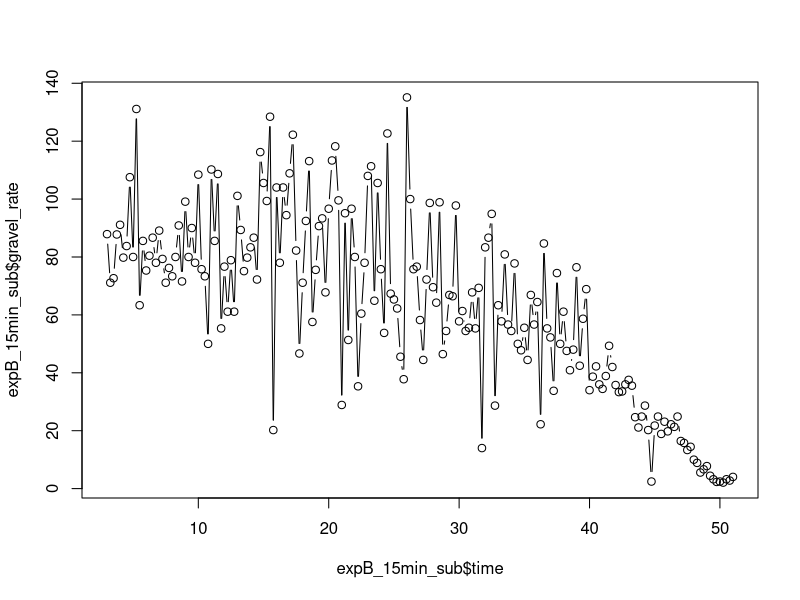
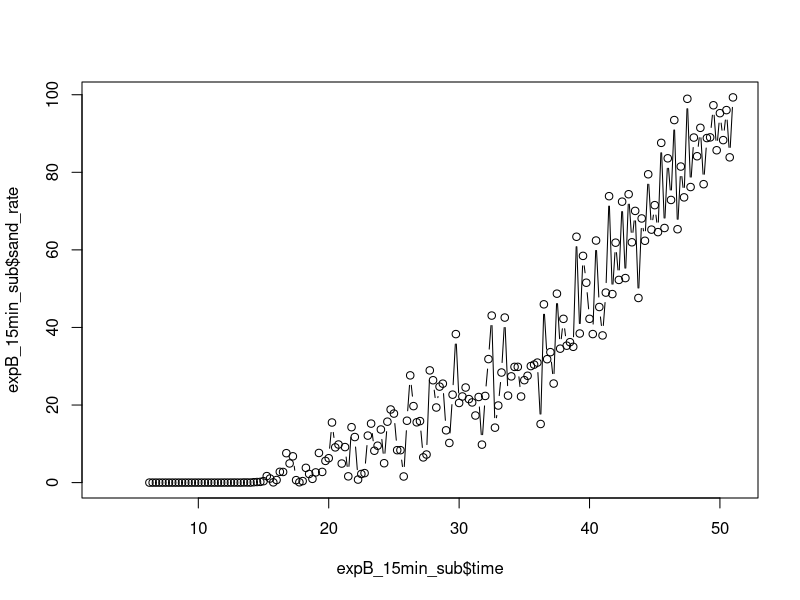
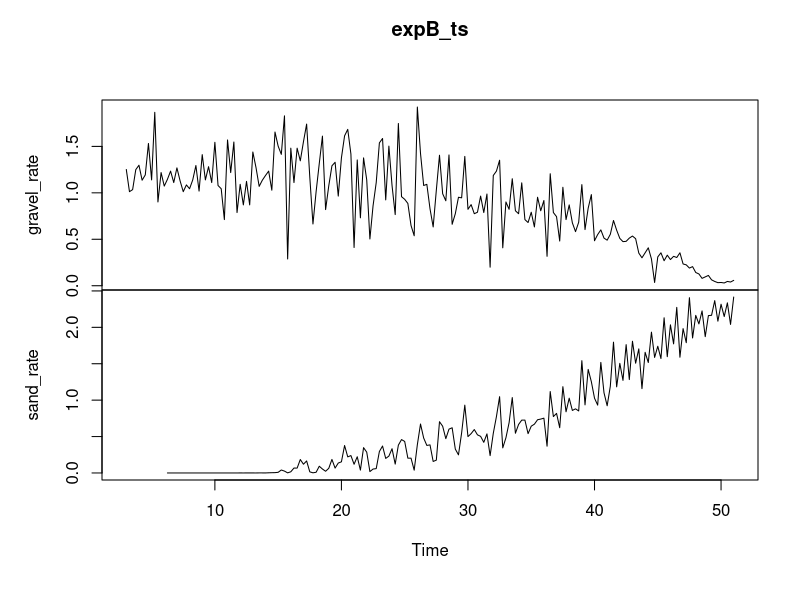

Source code (R) for these figures, in order: (Note: this script raises an error after producing the figures.)

# Read Marwan's data, subset and rename 5 columns ------------------------------

# Load Experiment B. Gravel feed begins at 86.58 g/ms and decreases to 0 g/ms,
# while the sand feed starts at 0 g/ms and increases to 86.58 g/ms. The
# experiment was run for 51 hrs with a data point every 15 min.

expB_15min <- read.csv("ExpB-15min.csv", header=TRUE)
head(expB_15min)
expB_15min_sub <- expB_15min[,c(2,9,12,11,13)]
head(expB_15min_sub)
colnames(expB_15min_sub) <- c("time","gravel_rate","gravel_feed","sand_rate","sand_feed")
head(expB_15min_sub)
good <- complete.cases(expB_15min_sub)
expB_15min_sub <- expB_15min_sub[good,]
expB_15min_sub <- expB_15min_sub[3:195,]
expB_15min_sub$sand_rate <- ifelse(expB_15min_sub$sand_feed == 0, NA, expB_15min_sub$sand_rate)
head(expB_15min_sub)

plot(expB_15min_sub$time,expB_15min_sub$gravel_rate,type="b")
plot(expB_15min_sub$time,expB_15min_sub$sand_rate,type="b")

# Scale the data by the RMS of the distribution:
expB_dat <- expB_15min_sub[,c(2,4)]
norm_expB_dat <- sqrt(colMeans(expB_dat^2,na.rm=T))
expB_dat_n <- sweep(expB_dat, 2, norm_expB_dat, "/")

# Create the timeseries:
expB_ts <- ts(data = expB_dat_n, start = 3, frequency = 4)
head(expB_ts)
tail(expB_ts)
plot(expB_ts)

# Set window length (see Golyandina, N., Korobeynikov, A., Shlemov, A., Usevich,
# K., 2013. Multivariate and 2D Extensions of Singular Spectrum Analysis with the
# Rssa Package. arXiv. doi:10.18637/jss.v067.i02):
N_expB <- length(expB_ts[,1])
s_expB <- length(expB_ts[1,])
window_length <- round(s_expB*(N_expB+1)/(s_expB+1))
print(window_length)


# Basic MSSA -------------------------------------------------------------------

s_expB <- ssa(expB_ts, L=window_length, kind="mssa") # Create an SSA object
s_expB # Look inside the SSA object for relevant details
plot(s_expB) # These are the eignevalues
plot(s_expB, type = "vectors", idx = 1:12) # These are the first eigenvectors given by the vector indicies
plot(s_expB, type = "paired", idx = 1:12, plot.contrib = FALSE) # These are the pairs of eigenvectors -- the 'groups' arguement specifies the grouping plot
plot(wcor(s_expB)) # This produces a w-correlation matrix
grouping.auto(s_expB, grouping.method = c("wcor"))

# Stop an determine the eigenvectors that represent the trend:
s_expB_recon <- reconstruct(s_expB, groups = list(1:2)) #list the eigenvectors that represent the trend -- "s_expB_recon" contains the residuals
expB_trend <- s_expB_recon$F1 #feature vector 1 (F1) represents eignevector 1, while F2 represents eigenvector 2... add additional vectors as needed if the trend is represented by multiple eigenvectos (e.g. s_expB_recon$F1 + s_expB_recon$F2...)
plot(expB_trend) #plot the trend
plot(expB_ts)

# Extract the residuals from the trend:
s_expB_res <- residuals(s_expB_recon) # Extract the residuals
plot(s_expB_res) # Plot the results and look for cyclical behavoir in the data
period_expB <- spec.pgram(s_expB_res, spans = 3, detrend = FALSE, log = "no", na.action = na.omit) # Plot a periodogram and look for periods in the data
period_expB # Looks like a period at 15 hours

# Stop and determine the best choice for L:
s2_expB <- ssa(s_expB_res, L=window_length, kind="mssa") # For better seperatebility, set "L" to the maximium value of "N/2" and evenly divisible by the period
plot(s2_expB) #these are the eignevalues
plot(s2_expB, type = "vectors", idx = 1:12)
plot(s2_expB, type = "paired", idx =1:12, plot.contrib = FALSE)
plot(wcor(s2_expB, groups = as.list(1:16)))
grouping.auto(s2_expB, grouping.method = c("wcor"))

# Stop an determine the eigenvectors that represent the seasonal component:
seasons_expB <- reconstruct(s2_expB, groups = list(2:3,4:5))
parestimate(s2_expB, groups = list(2:3,4:5), method = "esprit")
plot(seasons_expB)
saveRDS(seasons_expB, "output/seasons_expB.rds")

# For convience, repeat the reconstruction in one step:
recon_expB <- reconstruct(s_expB,
                     groups = list(Trend = 1:2, Seasonality = c(4:5,6:7)))

recon_expB_final <- plot(recon_expB, plot.method = "xyplot", superpose = FALSE,
     auto.key = list(columns = 3),
     col = c("blue", "green", "red", "violet"),
     lty = c(rep(1, 4), rep(2, 4), rep(3, 4)))

print(recon_expB_final)
saveRDS(recon_expB_final, "output/recon_expB_final.rds")


# Examine the noise ------------------------------------------------------------

# Noise Envelope:
res_expB <- residuals(recon_expB) #extract the residuals
env_expB <- ssa(res_expB^2, L=12)
rsd_expB <- sqrt(reconstruct(env_expB, groups=list(1))$F1)

par(mfrow=c(2,1))
g.noise.plot(res_expB,rsd_expB)
s.noise.plot(res_expB,rsd_expB)

saveRDS(res_expB, "output/res_expB.rds")
saveRDS(rsd_expB, "output/rsd_expB.rds")


# Test for white noise
parestimate(s_expB, groups = list(Trend = 1:2, Seasonality = c(4:5,6:7,8:11)),method = "esprit")

# https://robjhyndman.com/hyndsight/ljung-box-test/ For seasonal time series, use h = min(2m,T/5) where T = length of record; m = period of seasonality; h = no. lags to test

Box.test(res_expB[,1],type="Ljung",lag=12)
# Reject the null hypothesis...The gravel data are not independently distributed; they exhibit serial correlation

Box.test(res_expB[,2],type="Ljung",lag=12)
# Reject the null hypothesis...The sand data are not independently distributed; they exhibit serial correlation


boot.mean <- function(x,i){boot.mean <- mean(x[i])}

gres_boot_expB <- boot(abs(res_expB[,1]), boot.mean, R = 10000)
print(gres_boot_expB)
sres_boot_expB <- boot(abs(res_expB[38:192,2]), boot.mean, R = 10000)
print(sres_boot_expB)


# Transform data to orginal units ----------------------------------------------

gravel_signal_n <- data.frame(gravel_signal = expB_trend[,1] + seasons_expB$F1[,1] + seasons_expB$F2[,1] )
gravel_signal <- gravel_signal_n * norm_expB_dat[1]

sand_signal_n <- data.frame(sand_signal = expB_trend[,2] + seasons_expB$F1[,2] + seasons_expB$F2[,2])
sand_signal <- sand_signal_n * norm_expB_dat[2]

gravel_noise_n <- data.frame(gravel_noise = rsd_expB[,1])
gravel_noise <- gravel_noise_n * norm_expB_dat[1]

sand_noise_n <- data.frame(sand_noise = rsd_expB[,2])
sand_noise <- sand_noise_n * norm_expB_dat[2]

gravel_trend_n <- data.frame(gravel_trend = expB_trend[,1])
gravel_trend <- gravel_trend_n * norm_expB_dat[1]

sand_trend_n <- data.frame(sand_trend = expB_trend[,2])
sand_trend <- sand_trend_n * norm_expB_dat[2]

expB_15min_output <- merge.zoo(gravel_signal,sand_signal,gravel_noise,sand_noise,expB_15min_sub$gravel_rate,expB_15min_sub$sand_rate,expB_15min_sub$gravel_feed,expB_15min_sub$sand_feed)
names(expB_15min_output) <- c("gravel_signal","sand_signal","gravel_noise","sand_noise","gravel_rate","sand_rate","gravel_feed","sand_feed")
expB_15min_output$lower_gravel <- expB_15min_output[,1] - expB_15min_output[,3]
expB_15min_output$upper_gravel <- expB_15min_output[,1] + expB_15min_output[,3]
expB_15min_output$lower_sand <- expB_15min_output[,2] - expB_15min_output[,4]
expB_15min_output$upper_sand <- expB_15min_output[,2] + expB_15min_output[,4]

plot_lims <- ifelse(is.na(expB_15min_output),0,expB_15min_output)
plot(expB_15min_output$gravel_signal, ylim = c(min(plot_lims),max(plot_lims)), ylab = "Rate (g/ms)", xlab = "Time (hrs)",type = "l",lwd=2,main="Exp B")
lines(expB_15min_output$sand_signal,lwd=2,col="red")
lines(expB_15min_output$upper_gravel,lty=2)
lines(expB_15min_output$lower_gravel,lty=2)
points(expB_15min_output$gravel_rate,pch=1,cex=.5)
lines(expB_15min_output$gravel_feed,type="l",lty=3)
lines(expB_15min_output$upper_sand,lty=2,col="red")
lines(expB_15min_output$lower_sand,lty=2,col="red")
points(expB_15min_output$sand_rate,pch=1,cex=.5,col="red")
lines(expB_15min_output$sand_feed,type="l",lty=3,col="red")

# Output data
write.csv(expB_15min_output,"expB_15min_out.csv")






# SNR
plot(expB_15min_output$gravel_rate / expB_15min_output$gravel_noise, ylim = c(min(plot_lims),max(plot_lims)), ylab = "Rate (g/ms)", xlab = "Time (hrs)",type = "l",lwd=2,main="Exp B")
plot()
lines(expB_15min_output$sand_rate / noise[,2],col="red")
lines(expB_15min_sub$time,expB_15min_sub$gravel_feed,type="l",lty=3)
lines(expB_15min_sub$time,expB_15min_sub$sand_feed,type="l",lty=3,col="red")

plot(expB_15min_output$gravel_rate, expB_15min_output$gravel_noise)
summary(lm(expB_15min_output$gravel_rate ~ expB_15min_output$gravel_noise))
